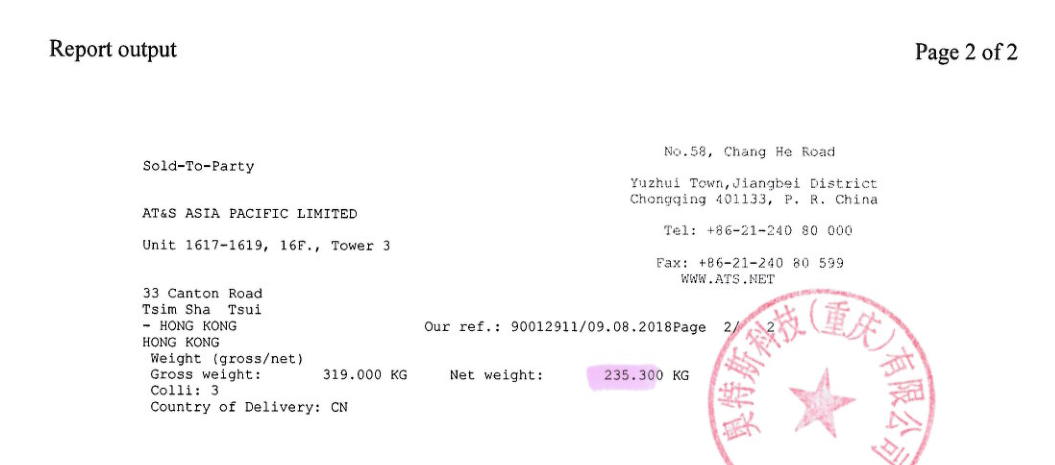
#> input picture mp_OCR/OCR_recognition/english_test.png, 1055 x 465 px
$ python eng_recog.py   (older library calls are emulated)
#> lines starting #> are read from the running program, lines starting #| are printed output that depends on the picture; after the words box and inside, x2 and y2 are one past the last pixel; in counts of white or black regions, pixels touching at a corner belong together
### mp_OCR/OCR_detection/ocr_cv.py
#!/usr/bin/env python
# -*- coding:utf-8 -*-
import cv2
import matplotlib.pyplot as plt
import numpy as np


# detect where words are in a certain image
# return their region
def detect_word(image_path):
#> called with image_path = './english_test.png'
    img = cv2.imread(image_path)
#> img is the input picture: shape (465, 1055, 3); mean B, G, R 249.8, 249.3, 250.5
    # img = cv2.fastNlMeansDenoisingColored(img, None, 10, 3, 3, 3)
    # convert to gray image
    img_gray = cv2.cvtColor(img, cv2.COLOR_BGR2GRAY)
    # edge binary
    sobel = cv2.Sobel(img_gray, cv2.CV_8U, 1, 0, ksize=3)
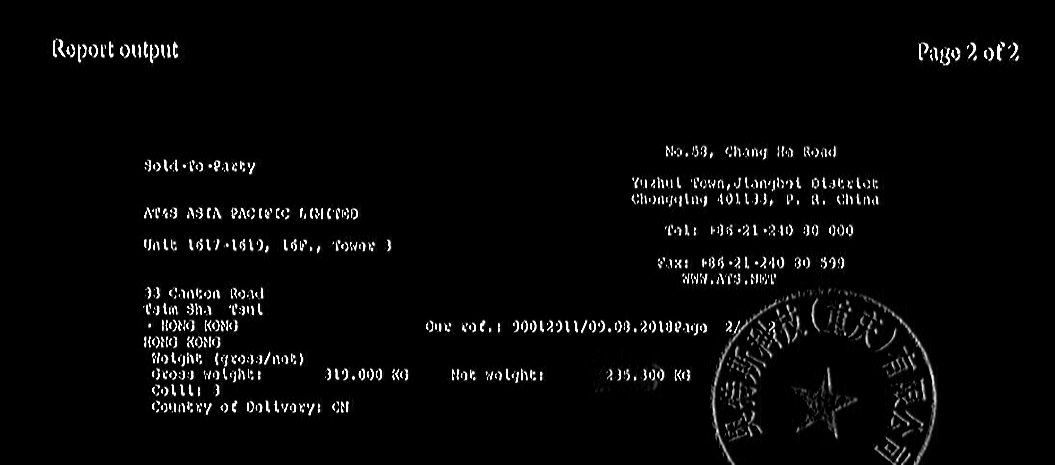
#> sobel: shape (465, 1055); min 0, max 255, mean 7
    ret, binary = cv2.threshold(sobel, 40, 255,
                                cv2.THRESH_OTSU+cv2.THRESH_BINARY)
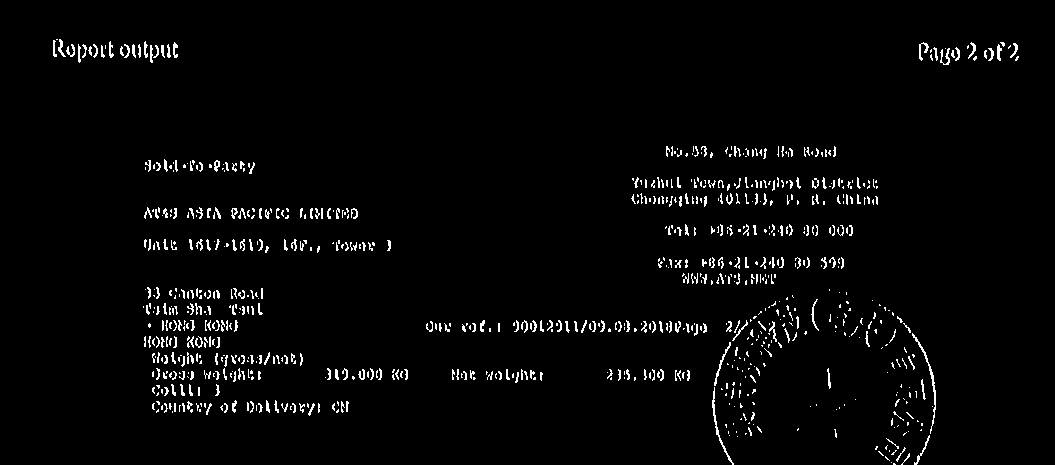
#> binary: shape (465, 1055); 2.6% white in thin lines or dots, all inside (x1, y1, x2, y2) = (53, 39, 1019, 465)
#> ret = 106

    element1 = cv2.getStructuringElement(cv2.MORPH_RECT, (50, 5))  # 23, 5 | 50
    element2 = cv2.getStructuringElement(cv2.MORPH_RECT, (20, 3))  # 20, 3

    dilation1 = cv2.dilate(binary, element2, iterations=1)
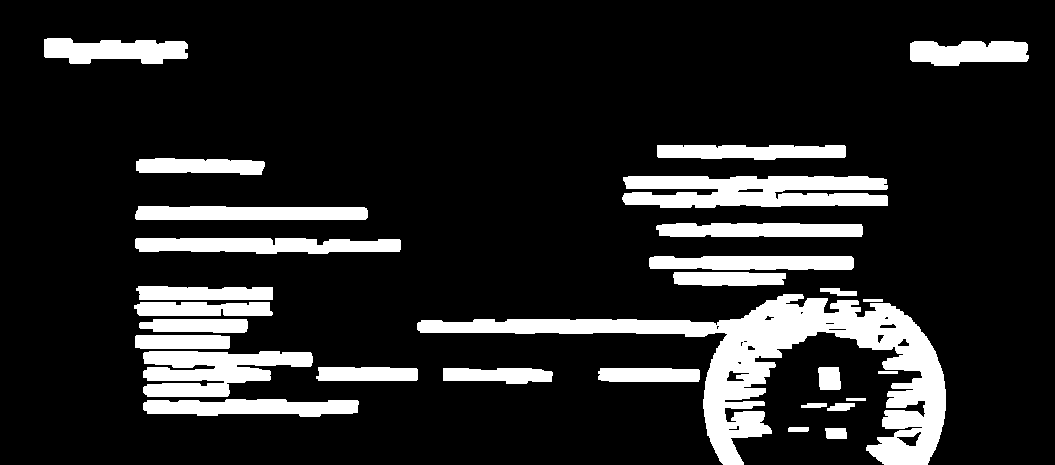
#> dilation1: shape (465, 1055); 14.8% white; 29 white regions, largest, box (x1, y1, x2, y2) and area: (417, 294, 946, 465) 22884, (622, 176, 888, 208) 6947, (143, 351, 313, 397) 5158
    erosion = cv2.erode(dilation1, element1, iterations=1)
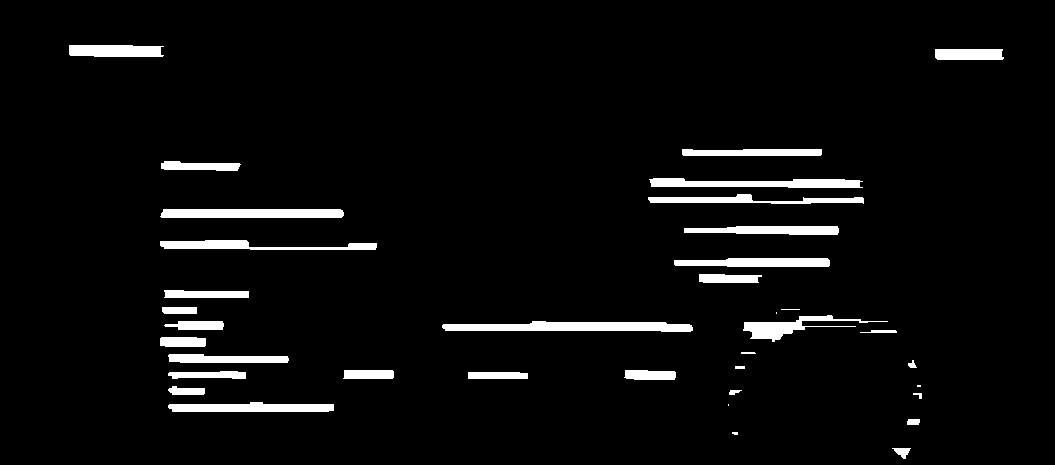
#> erosion: shape (465, 1055); 4.4% white; 37 white regions (5 under 20 px), largest, box (x1, y1, x2, y2) and area: (442, 321, 693, 332) 2059, (160, 209, 344, 218) 1633, (649, 178, 863, 188) 1555

    dilation2 = cv2.dilate(erosion, element2, iterations=3)
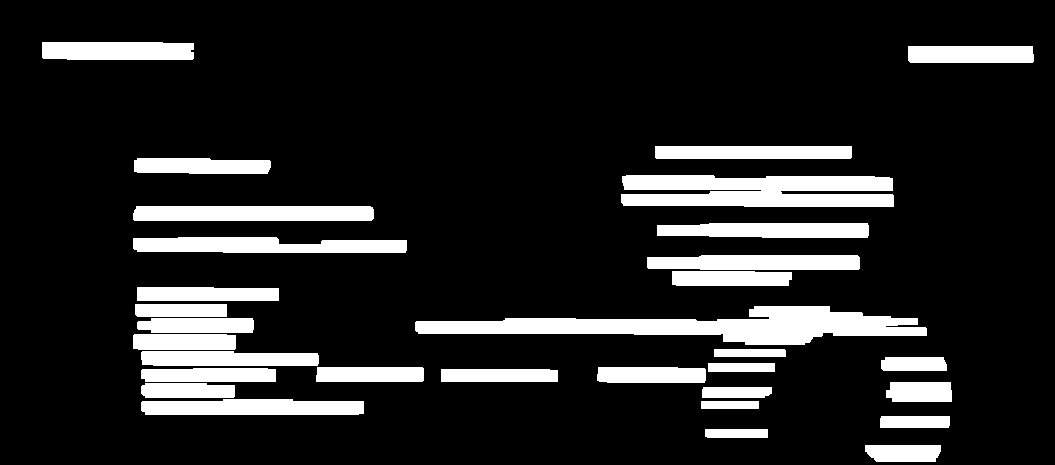
#> dilation2: shape (465, 1055); 14.1% white; 31 white regions

    # text region
    region = []
    img2, contours, hierarchy = cv2.findContours(dilation2, cv2.RETR_TREE,
                                                 cv2.CHAIN_APPROX_SIMPLE)
#> contours = 31 contours; largest, box (x1, y1, x2, y2) and area: (415, 306, 927, 345) 9339, (621, 175, 894, 207) 6968, (133, 237, 407, 253) 3394, (133, 206, 374, 221) 3341, (141, 399, 364, 415) 3008
    for cont in contours:
        area = cv2.contourArea(cont)
        if area < 800:
            continue
        rect = cv2.minAreaRect(cont)

        # box to store a single text rectangle
        box = cv2.boxPoints(rect)
        box = np.int0(box)

        height = abs(box[0][1] - box[2][1])
        width = abs(box[0][0] - box[2][0])

        if height > width*1.3:
            continue

        region.append(box)
#> this loop made 31 passes
#> (area, rect, box, height, width) on passes 1, 5, 7, 8, 9, 10, 11: (1113, ((902.5, 453), (16, 75), -90), [[940, 461], [865, 461], [865, 445], [940, 445]], 16, 75), (3008, ((252, 406.5), (15, 222), -90), [[363, 414], [141, 414], [141, 399], [363, 399]], 15, 222), (1228.5, ((187.5, 390), (14, 93), -90), [[234, 397], [141, 397], [141, 383], [234, 383]], 14, 93), (1172.5, ((918.5, 391.5), (19, 65), -90), [[951, 401], [886, 401], [886, 382], [951, 382]], 19, 65), (1384.5, ((499, 375), (12, 116), -90), [[557, 381], [441, 381], [441, 369], [557, 369]], 12, 116), (1671, ((208, 374.5), (13, 134), -90), [[275, 381], [141, 381], [141, 368], [275, 368]], 13, 134), (1573, ((651, 374.5), (15, 108), -90), [[704, 381], [596, 381], [596, 366], [704, 366]], 15, 108)
#> area on passes 2, 3, 6, 16: 494.5, 756, 671, 496.5
#> after the loop, region = 25 items

    return region, img_gray
    # [9 lines of commented-out code are left out]


# [2 lines that do not run on import are left out]

### mp_OCR/OCR_recognition/eng_recog.py
#!/usr/bin/env python
import sys
sys.path.append('../')
import pytesseract
import json
from OCR_detection import ocr_cv
from OCR_table_filling import ocr_form


# from region detected, recognize its content
# this can work on english images, but not good enough
def box2word(image, region):
    result = []
    for box in region:
        Xs = [i[0] for i in box]
        Ys = [i[1] for i in box]
        x1 = min(Xs)
        x2 = max(Xs)
        y1 = min(Ys)
        y2 = max(Ys)
        hight = y2 - y1
        width = x2 - x1
        tmp = [x1, y1, hight, width]
        tmp_img = image[y1:y1 + hight, x1:x1 + width]
        # pytesseract does not work on chinese characters very well
        # tmp_content = pytesseract.image_to_string(tmp_img, lang='chi_sim')
        tmp_content = pytesseract.image_to_string(tmp_img)
        tmp_content = tmp_content.strip()
        tmp_content = tmp_content.replace('\n', '')
        if len(tmp_content) > 0:
            tmp.insert(0, tmp_content)
            result.append(tmp)
#> this loop made 1 pass
#> (box, Xs, Ys, x1, x2, y1, y2, hight) on pass 1: ([[940, 461], [865, 461], [865, 445], [940, 445]], [940, 865, 865, 940], [461, 461, 445, 445], 865, 940, 445, 461, 16)
#> after the loop, result = []

    return result


if __name__ == '__main__':
    image_path = './english_test.png'
    region, image = ocr_cv.detect_word(image_path)
    # print(len(region))
#> (the run stopped early here; a loop or call above may not have finished)
